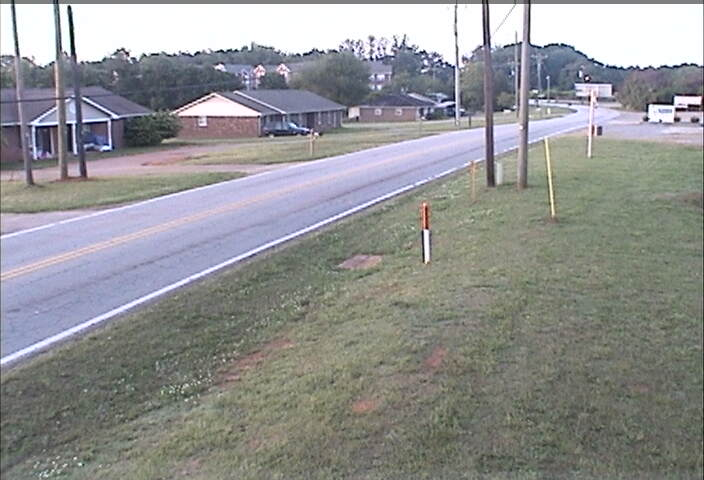
%> input picture fromXX/code/code/8images/in000007.jpg, 704 x 480 px
$ octave main.m   (GNU Octave 9; MATLAB toolbox functions it lacks are replaced by stand-ins)
%> lines starting %> are read from the running program, lines starting %| are printed output that depends on the picture
### fromXX/code/code/Multiscale.m
% Release
function [ v0,m,vx,vy, Err ] = Multiscale(I1,I2,height,theta,DefRestrainTrans)

    if height<0
        error('Multiscale height error');
    end
    mh=[0 0;0 0];
    v0h=[0 0];
    pyd=2;
    while height>=0

        I1pyd=imresize(I1,size(I1)/pyd^height);
        I2pyd=imresize(I2,size(I2)/pyd^height);

        A(1:2,1:2)=(eye(2)+mh');
        A(3,1:2)=pyd*[v0h(1,1) v0h(1,2)];

        picCenter=floor((size(I1pyd)+1)/2);
        T=maketform('affine',A);
        I1pyd=imtransform(I1pyd,T,'FillValues',0,'UData',[-picCenter(2)+1,size(I1pyd,2)-picCenter(2)],'VData',[size(I1pyd,1)-picCenter(1),-picCenter(1)+1],...
        'XData',[-picCenter(2)+1,size(I1pyd,2)-picCenter(2)],'YData',[size(I1pyd,1)-picCenter(1),-picCenter(1)+1],'Size',size(I1pyd));

        [v0r,mr, Err]=EstimateAffine(I1pyd,I2pyd,theta,DefRestrainTrans);

        mh=(eye(2)+mh)*(eye(2)+mr)-eye(2);
%         v0h=pyd*v0h*(eye(2)+mr)+v0r;
        v0h=pyd*v0h+v0r;

        height=height-1;
    end

    v0=v0h;
    m=mh;

    picCenter=floor((size(I1)+1)/2);
    [X,Y]=meshgrid(-picCenter(2)+1:size(I1,2)-picCenter(2),...
        size(I1,1)-picCenter(1):-1:-picCenter(1)+1);

        vx=m(1,1)*X+m(1,2)*Y+v0(1);
        vy=m(2,1)*X+m(2,2)*Y+v0(2);
end

### fromXX/code/code/main.m
if ~exist('EVA','var')
    clear variables
end
close all

Debug=0;    %don't use
if ~exist('EVA','var')
DefTransType=2;  %1:artificial; 2:image pair
end

DefMode=1;
%0:normal
%1:Multiscale
MultiHeight=5;  MultiDebug=0;
%2:Region Based
RegionNum=[2 2];  GlobalCorrection=1; method.Global=1; method.Local=0;

TransType=DefTransType;
OUTPUT=~exist('EVA','var'); %no output when test in batch
DefRestrainTrans=0;
Print=OUTPUT&1; %cmd output
DefShowFinallDiff=OUTPUT&1;    DefShowVelocity=OUTPUT&1;  DefShowGroundTruth=OUTPUT&1;  interval=25; %visual output
DefShowD=OUTPUT&0;
DefEstErr=1;  %get mae and mme?
DefExhibit=OUTPUT&1; %show orignal image or noised image

if ~exist('EVA','var')
DefNoisy=0; Noise=0.07;%0.07 0.0018 0.005 0.018 Noise=10;
DefExpand=1;
end
DefNoisyBefore=0;
Expand=20;
DefBlurBefore=1;DefBlurAfter=0;    Blur=5;
DefTest=0;  %don't use

theta=0:30:179;
% theta=[0 30 60 90 120 150];
% theta=[0 45 90 135];

%show debug info?
debug.DefShowImgs    =0;  debug.DefShowRadon   =0;  debug.DefShowItheta  =0;
debug.DefShowRItheta =0;  debug.DefShowGtheta  =0;  debug.DefSavePlot=0; debug.expand=Expand;

if ~exist('EVA','var');
img1 = 'in000007.jpg';
img2 = 'in000008.jpg';
% [33 lines of commented-out code are left out]
  M=[0.02   0.010
     0.20   0.04];
  V=[0.1   0.2];
% [25 lines of commented-out code are left out]
end

while(DefTransType==1)

     I1 = (imread(img1));
     if size(I1, 3)~=1
         I1 = rgb2gray(I1);
     end
%      I1_ori=I1;

    if DefExhibit==1
        A(1:2,1:2)=eye(2)+M';
        A(3,1:2)=V;
%         I1o=flipud(I1);
        picCenter=floor((size(I1)+1)/2);
        T=maketform('affine',A);
        I2o=imtransform(I1,T,'FillValues',255,'UData',[-picCenter(2)+1,size(I1,2)-picCenter(2)],'VData',[size(I1,1)-picCenter(1),-picCenter(1)+1],...
    'XData',[-picCenter(2)+1,size(I1,2)-picCenter(2)],'YData',[size(I1,1)-picCenter(1),-picCenter(1)+1],'Size',size(I1));
%         I2o=flipud(I2o);
        I1o=I1;
        figure('Name','original image');
        imshow(I1o);
        axis off
        figure('Name','deformed image');
        imshow(I2o);
        axis ij
    end

     if DefExpand==1
        I1tmp=zeros(size(I1)+2.*[Expand Expand]);
        I1tmp(Expand+1:end-Expand,Expand+1:end-Expand)=I1;
        I1=uint8(I1tmp);
%                 I2tmp=zeros(size(I2)+2.*[Expand Expand]);
%         I2tmp(Expand+1:end-Expand,Expand+1:end-Expand)=I2;
%         I2=uint8(I2tmp);
     end

    if DefBlurBefore==1
%         w=fspecial('gaussian',[10 10],10);
        w=fspecial('average',[Blur Blur]);
        I1=imfilter(I1,w);
    end

    if DefNoisyBefore==1
        %     I2_ori=I2;
        I1tmp=I1;
        I1=imnoise(I1,'gaussian',0,Noise);
        snr1=SNR(double(I1tmp),double(I1));
        if Print~=0
            fprintf('SNR1:%f\n',snr1);
        end
    end

% [9 lines of commented-out code are left out]
if Print~=0
    !echo ==============================================
    fprintf('img:%s \nimgSize:[%d %d] TransType:1 UseMultiscale:%d\n',...
            img1,...
            size(I1,1),size(I1,2),DefMode);
end
    A(1:2,1:2)=eye(2)+M';
    A(3,1:2)=V;

    picCenter=floor((size(I1)+1)/2);
    T=maketform('affine',A);
    I2=imtransform(I1,T,'FillValues',0,'UData',[-picCenter(2)+1,size(I1,2)-picCenter(2)],'VData',[size(I1,1)-picCenter(1),-picCenter(1)+1],...
    'XData',[-picCenter(2)+1,size(I1,2)-picCenter(2)],'YData',[size(I1,1)-picCenter(1),-picCenter(1)+1],'Size',size(I1));

    if DefNoisy==1
        %     I2_ori=I2;
        I1tmp=I1;I2tmp=I2;
        I1=imnoise(I1,'gaussian',0,Noise);
        I2=imnoise(I2,'gaussian',0,Noise);

        % I1=awgn(double(I1),Noise,'measured');I2=awgn(double(I2),Noise,'measured');

        % I1=AddGaussianNoise(I1,20);I2=AddGaussianNoise(I2,20);
        snr1=SNR(double(I1tmp),double(I1));snr2=SNR(double(I2tmp),double(I2));
        if Print~=0
            fprintf('SNR1:%f SNR2:%f\n',snr1,snr2);
        end
    end

    if DefBlurAfter==1
%         w=fspecial('gaussian',[5 5],3);
        w=fspecial('average',[Blur Blur]);
        I1=imfilter(I1,w);
        I2=imfilter(I2,w);
    end
% [11 lines of commented-out code are left out]

    DefTransType=0;
end
while(DefTransType==2)

    I1=(imread(img1));
%> I1 is the input picture: size 480x704x3 uint8; mean R, G, B 144.9, 145.7, 145.9
    I2=(imread(img2));
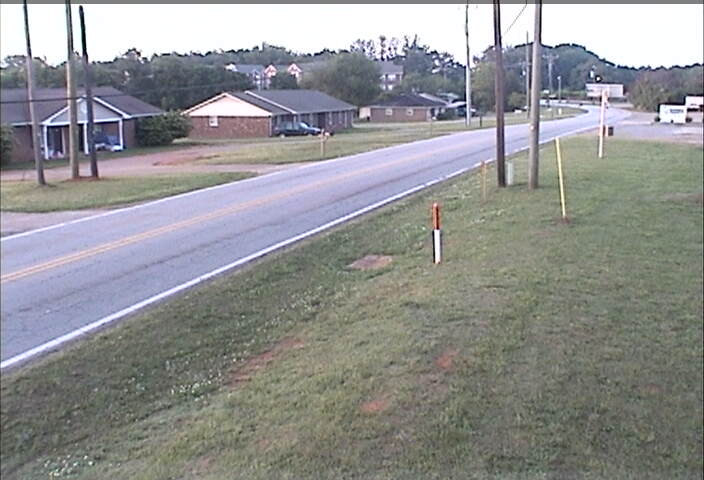
%> input picture fromXX/code/code/8images/in000008.jpg, 704 x 480 px
%> I2 is the input picture: size 480x704x3 uint8; mean R, G, B 144.9, 145.6, 146
    if size(I1, 3)~=1
        I1 = rgb2gray(I1);
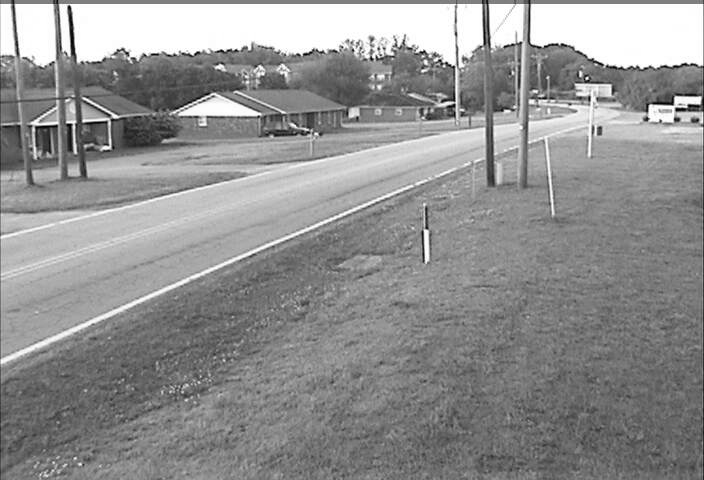
%> I1: size 480x704 uint8; min 1, max 255, mean 145.5
    end
    if size(I2, 3)~=1
        I2 = rgb2gray(I2);
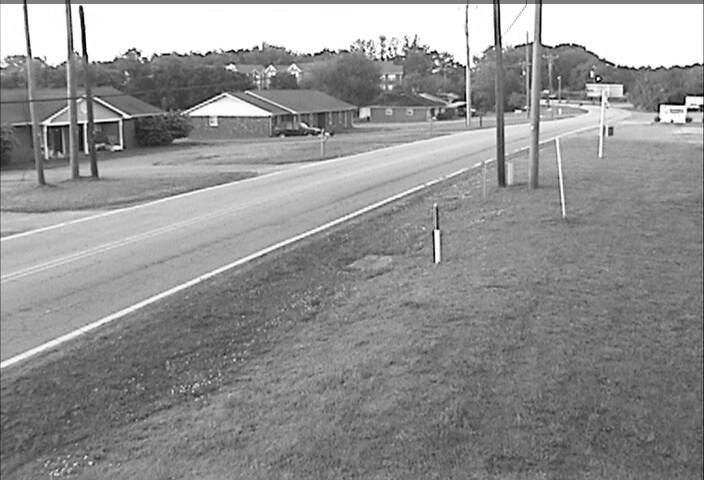
%> I2: size 480x704 uint8; min 1, max 255, mean 145.4
    end
    if DefExhibit==1
        I1o=I1;
        I2o=I2;
        figure('Name','original image');
        imshow(I1o);
        axis off
        figure('Name','deformed image');
        imshow(I2o);
        axis ij
    end
% [16 lines of commented-out code are left out]

    if DefExpand==1
        I1tmp=zeros(size(I1)+[20 20]);
        I1tmp(11:end-10,11:end-10)=I1;
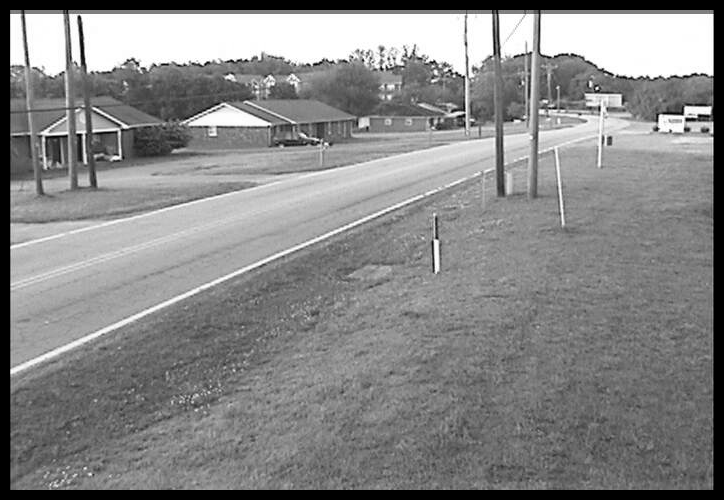
%> I1tmp: size 500x724 double; min 0, max 255, mean 135.8
        I1=uint8(I1tmp);
%> I1: size 500x724 uint8
        I2tmp=zeros(size(I2)+[20 20]);
        I2tmp(11:end-10,11:end-10)=I2;
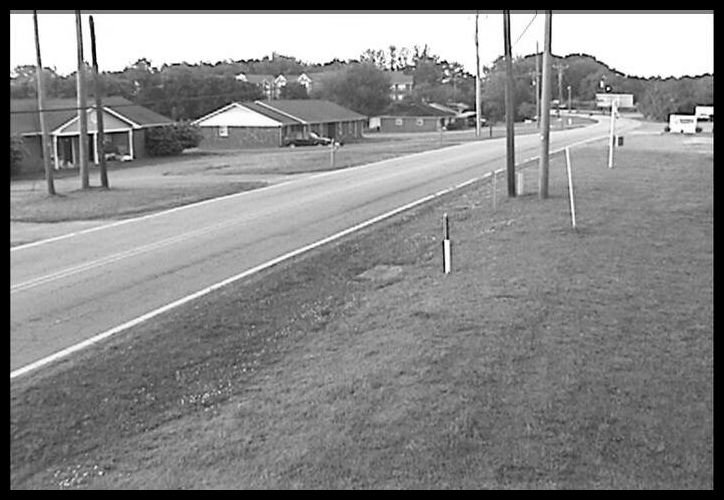
%> I2tmp: size 500x724 double; min 0, max 255, mean 135.8; mean of the top-left, top-right, bottom-left and bottom-right quarters 152.8, 156.6, 122.6, 111
        I2=uint8(I2tmp);
    end
    if Print~=0
        !echo ==============================================
            fprintf('img1:%s img2:%s\nimgSize:[%d %d] TransType:2 UseMultiscale:%d\n',...
            img1,img2,...
            size(I1,1),size(I1,2),DefMode);
%| img1:in000007.jpg img2:in000008.jpg
%| imgSize:[500 724] TransType:2 UseMultiscale:1
    end
    if DefNoisy==1
        %     I2_ori=I2;
        I1tmp=I1;I2tmp=I2;
        I1=imnoise(I1,'gaussian',0,Noise);
        I2=imnoise(I2,'gaussian',0,Noise);

        % I1=awgn(double(I1),Noise,'measured');I2=awgn(double(I2),Noise,'measured');

        % I1=AddGaussianNoise(I1,20);I2=AddGaussianNoise(I2,20);
        snr1=SNR(double(I1tmp),double(I1));snr2=SNR(double(I2tmp),double(I2));
        if Print~=0
            fprintf('SNR1:%f SNR2:%f\n',snr1,snr2);
        end
    end
    if DefBlurAfter==1
%         w=fspecial('gaussian',[10 10],10);
        w=fspecial('average',[Blur Blur]);
        I1=imfilter(I1,w);
        I2=imfilter(I2,w);
    end

    %         I1=I1(145:288,193:384);I2=I2(145:288,193:384);
%         I1=I1(1:144,193:384);I2=I2(1:144,193:384);
    DefTransType=0;
end

% ang=0;mag=0;time=0
% return

tic
v0='null'; m='null';
if Debug==1
    if DefMode==0
        [v0,m]=EstimateAffineD(I1,I2,theta,debug,DefRestrainTrans);
    elseif DefMode==1
        [v0,m,vx,vy]=MultiscaleD(I1,I2,MultiHeight-1,MultiDebug,theta,debug,DefRestrainTrans);
    elseif DefMode==2
        [v0reg,mreg,vx,vy,regionRows,regionCols]=...
            RegionBasedD(I1,I2,RegionNum,GlobalCorrection,theta,debug,DefRestrainTrans,method);
    end
else
    if DefMode==0
        [v0,m]=EstimateAffine(I1,I2,theta,DefRestrainTrans);
    elseif DefMode==1
        [v0,m,vx,vy]=Multiscale(I1,I2,MultiHeight-1,theta,DefRestrainTrans);
%> the loop in Multiscale, `while height>=0` made 1 pass
%> pass 1, in Multiscale, `I1pyd=imresize(I1,size(I1)/pyd^height);`:
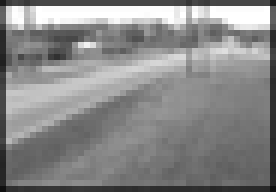
%> I1pyd: size 32x46 uint8 (shown 6 times larger); min 15, max 255, mean 136.5
%> pass 1, in Multiscale, `I2pyd=imresize(I2,size(I2)/pyd^height);`:
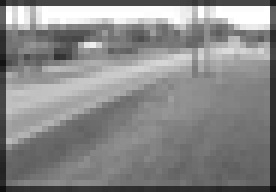
%> I2pyd: size 32x46 uint8 (shown 6 times larger); min 14, max 255, mean 136.5
%> the run ends on the next line
